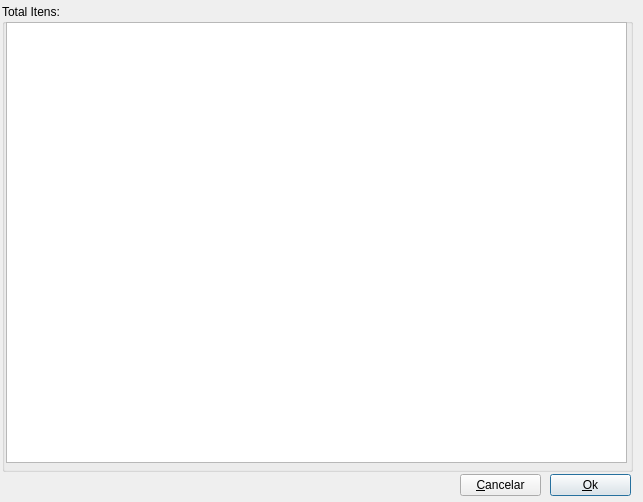
<?xml version="1.0" encoding="UTF-8"?>
<ui version="4.0">
 <class>ShowBankReturn</class>
 <widget class="QDialog" name="ShowBankReturn">
  <property name="geometry">
   <rect>
    <x>0</x>
    <y>0</y>
    <width>643</width>
    <height>502</height>
   </rect>
  </property>
  <property name="windowTitle">
   <string>Dialog</string>
  </property>
  <widget class="QPushButton" name="pushButtonOk">
   <property name="geometry">
    <rect>
     <x>550</x>
     <y>474</y>
     <width>81</width>
     <height>22</height>
    </rect>
   </property>
   <property name="text">
    <string>&amp;Ok</string>
   </property>
   <property name="default">
    <bool>true</bool>
   </property>
  </widget>
  <widget class="QPushButton" name="pushButtonCancel">
   <property name="geometry">
    <rect>
     <x>460</x>
     <y>474</y>
     <width>81</width>
     <height>22</height>
    </rect>
   </property>
   <property name="text">
    <string>&amp;Cancelar</string>
   </property>
  </widget>
  <widget class="QGroupBox" name="groupBox">
   <property name="geometry">
    <rect>
     <x>2</x>
     <y>4</y>
     <width>631</width>
     <height>468</height>
    </rect>
   </property>
   <property name="title">
    <string>Total Itens: </string>
   </property>
   <widget class="QTableView" name="tableView">
    <property name="geometry">
     <rect>
      <x>4</x>
      <y>18</y>
      <width>621</width>
      <height>441</height>
     </rect>
    </property>
    <attribute name="verticalHeaderVisible">
     <bool>false</bool>
    </attribute>
   </widget>
  </widget>
 </widget>
 <resources/>
 <connections/>
</ui>
